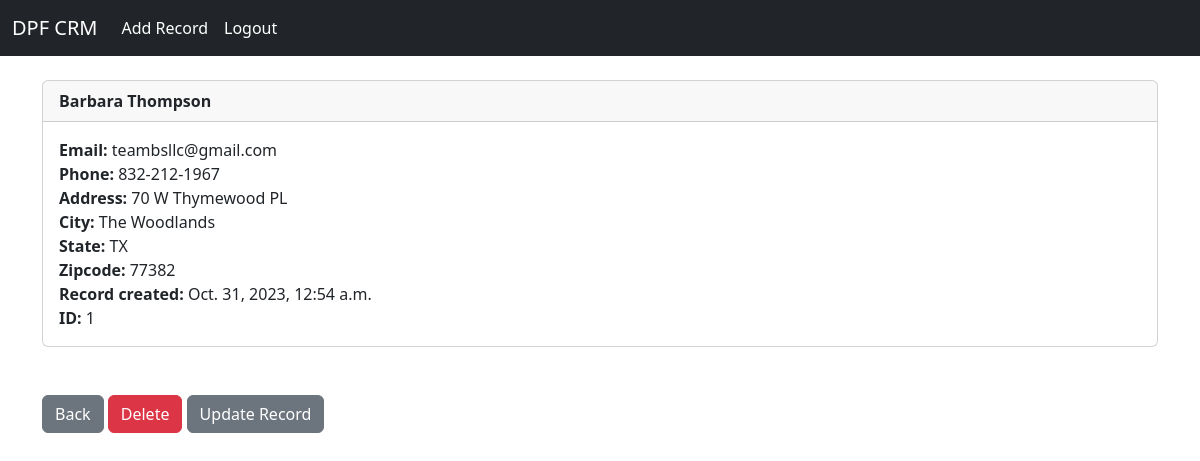
The page /record/1 (signed in) on the database its author committed.
### website/models.py (models this page shows, shortened)
class Record(models.Model):
	created_at = models.DateTimeField(auto_now_add=True)
	first_name = models.CharField(max_length=50)
	last_name = models.CharField(max_length=50)
	email = models.CharField(max_length=100)
	phone = models.CharField(max_length=15)
	address = models.CharField(max_length=100)
	city = models.CharField(max_length=50)
	state = models.CharField(max_length=50)
	zipcode = models.CharField(max_length=20)

### website/views.py (the view)
# urls.py: path('record/<int:pk>', views.customer_record, name = 'record'),
def customer_record(request, pk):
		if request.user.is_authenticated:
			customer_record = Record.objects.get(id=pk)
			return render(request, 'record.html', {'customer_record':customer_record})
		else:
			messages.success(request, "You Must Be Logged In To View That Page...")
			return redirect('home')

### website/templates/record.html
{% extends 'base.html' %}
{% block content %}
<div class="card">
  <div class="card-header">
    <strong>{{ customer_record.first_name }}
    {{ customer_record.last_name }}</strong>
  </div>
  <div class="card-body">
  	<p class ="card-text">
       <strong>Email:           </strong>{{ customer_record.email }}<br/>
        <strong>Phone:          </strong>{{ customer_record.phone }}<br/>
        <strong>Address:        </strong>{{ customer_record.address }}<br/>
        <strong>City:           </strong>{{ customer_record.city }}<br/>
        <strong>State:          </strong>{{ customer_record.state }}<br/>
        <strong>Zipcode:        </strong>{{ customer_record.zipcode }}<br/>
        <strong>Record created: </strong>{{ customer_record.created_at }}<br/>
        <strong>ID:             </strong>{{ customer_record.id }}<br/>
      </p>
  </div>
</div>
<br/><br/>
<a href="{% url 'home' %}" class="btn btn-secondary">Back </a>
<a href="{% url 'delete_record' customer_record.id  %}" class="btn btn-danger">Delete </a>
<a href="{% url 'update_record' customer_record.id %}" class="btn btn-secondary">Update Record </a>
{% endblock %}

### rows shown on the page
Record: first_name "Barbara", last_name "Thompson", email "teambsllc@gmail.com", phone "832-212-1967", address "70 W Thymewood PL", city "The Woodlands", state "TX", zipcode "77382", created_at "Oct. 31, 2023, 12:54 a.m.", id "1"
